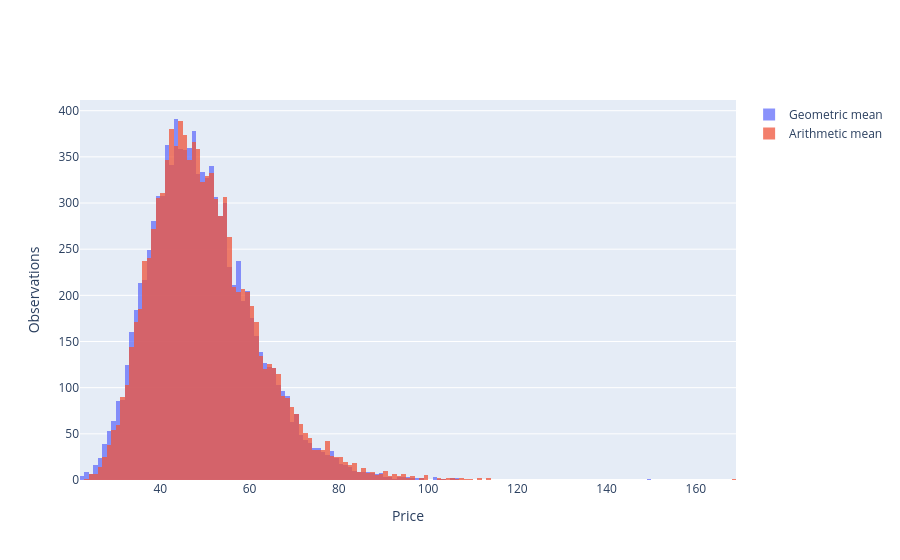

Notebook source saved alongside this figure:
### Markdown cell above
Distribution of geometric mean of prices - should be exactly lognormal while arithmetic mean should be approximately lognormal

### Code cell
fig = go.Figure()

fig.add_trace(
    go.Histogram(
        x=gmean(loads_prices_arr[1, :, :], axis=0),
        name='Geometric mean',
        opacity=0.75
    )
)

fig.add_trace(
    go.Histogram(
        x=np.mean(loads_prices_arr[1, :, :], axis=0),
        name='Arithmetic mean',
        opacity=0.75
    )
)

fig.update_layout(
    barmode='overlay',
    xaxis=dict(
        title='Price'
    ),
    yaxis=dict(
        title='Observations'
    )
    )

fig.show()

### Figure 1 — Plotly figure (JSON) as saved in the notebook; plotly's stock layout.template omitted (floating-point values rounded to 4 significant figures; data arrays with more than 128 entries replaced by an {"elided": "..."} marker saying what was removed)
{"data": [{"name": "Geometric mean", "opacity": 0.75, "type": "histogram", "x": {"elided": "10000 float values"}}, {"name": "Arithmetic mean", "opacity": 0.75, "type": "histogram", "x": {"elided": "10000 float values"}}], "layout": {"barmode": "overlay", "xaxis": {"title": {"text": "Price"}}, "yaxis": {"title": {"text": "Observations"}}}}
